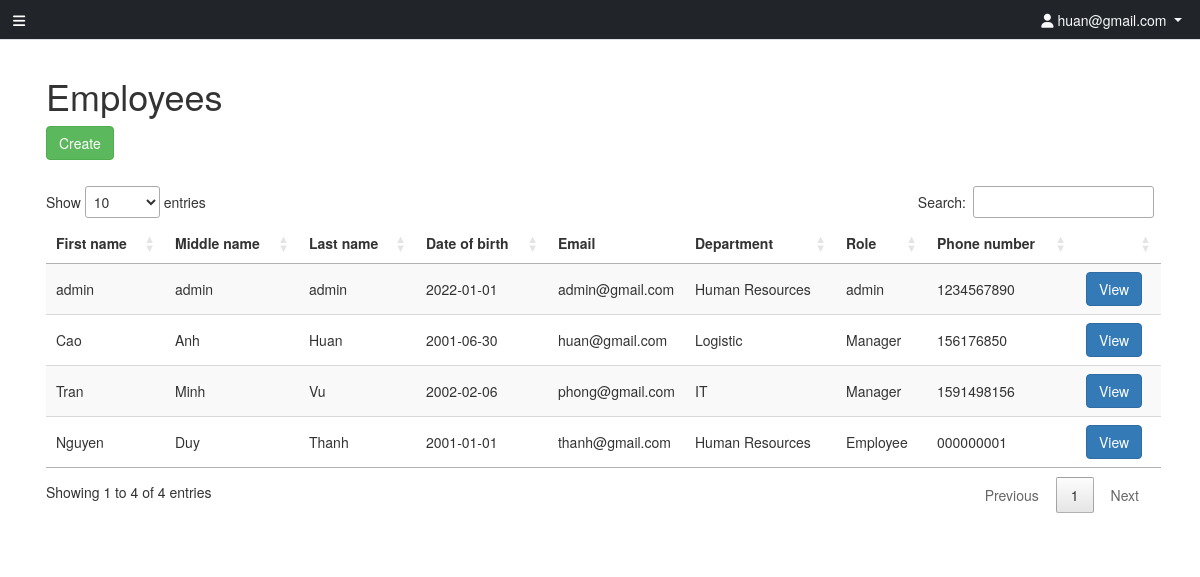
Screenshot of /employees/index.php (signed in) with the database file from the repository.
### tables this page shows
CREATE TABLE employees(
    employee_id INT UNIQUE NOT NULL AUTO_INCREMENT,
    email VARCHAR(255) PRIMARY KEY,
    password VARCHAR(255) NOT NULL,
    first_name VARCHAR(255) NOT NULL,
    middle_name VARCHAR(255) DEFAULT NULL,
    last_name VARCHAR(255) NOT NULL,
    avatar VARCHAR(255) DEFAULT NULL,
    birth DATE NOT NULL,
    department_id INT NOT NULL,
    role VARCHAR(255) NOT NULL,
    phone_number VARCHAR(255) NOT NULL,
    notes TEXT DEFAULT NULL
) AUTO_INCREMENT = 0;

CREATE TABLE IF NOT EXISTS departments(
    department_id INT UNIQUE NOT NULL AUTO_INCREMENT,
    department_name VARCHAR(255) NOT NULL,
    PRIMARY KEY (department_id)
) AUTO_INCREMENT = 0;

### employees/employees.php (the view, shortened to what this page needs)
<?php
$conn = connect_to_database();
$emp_list = $conn->query("SELECT * FROM employees JOIN departments WHERE employees.department_id = departments.department_id");
?>
<div class="container-fluid">
<div class="row">
  <div class="col-lg-12">
    <section class="panel" style="box-shadow: none;">
      <header class="panel-heading">
        <h1>Employees</h1>
          <button type="button" class="btn btn-success" data-toggle="modal" data-target="#exampleModal" >Create</button>
      </header>
      <div class="panel-body">
        <table id="service_table" class="display">
        <thead>
            <tr>
            <th scope="col">First name</th>
            <th scope="col">Middle name</th>
            <th scope="col">Last name</th>
            <th scope="col">Date of birth</th>
            <th scope="col">Email</th>
            <th scope="col">Department</th>
            <th scope="col">Role</th>
            <th scope="col">Phone number</th>
            <th scope="col"></th>
            </tr>
        </thead>
        <tbody>
            <?php
            $id = 0;
            foreach ($emp_list as $emp) {?>
                <tr>
                    <td><?php echo $emp["first_name"] ?></td>
                    <td><?php echo $emp["middle_name"] ?></td>
                    <td><?php echo $emp["last_name"] ?></td>
                    <td><?php echo $emp["birth"] ?></td>
                    <td><?php echo $emp["email"] ?></td>
                    <td><?php echo $emp["department_name"] ?></td>
                    <td><?php echo $emp["role"] ?></td>
                    <td><?php echo $emp["phone_number"] ?></td>
                    <td>
                        <button type="button" class="btn btn-primary" data-toggle="modal" data-target="#emp<?php echo $id?>" >View</button>
                    </td>
                </tr>
            <?php
            $id += 1;
            }
            ?>
        </tbody>
        </table>
      </div>
    </section>
  </div>
</div>
</div>

### employees/public/css/dt-sidebar.css (style rules this page uses)
body { overflow-x: hidden; }

### rows the page displays
employees: first_name "admin", middle_name "admin", last_name "admin", birth "2022-01-01", email "admin@gmail.com", department.department_name "Human Resources", role "admin", phone_number "1234567890"
employees: first_name "Cao", middle_name "Anh", last_name "Huan", birth "2001-06-30", email "huan@gmail.com", department.department_name "Logistic", role "Manager", phone_number "156176850"
employees: first_name "Tran", middle_name "Minh", last_name "Vu", birth "2002-02-06", email "phong@gmail.com", department.department_name "IT", role "Manager", phone_number "1591498156"
employees: first_name "Nguyen", middle_name "Duy", last_name "Thanh", birth "2001-01-01", email "thanh@gmail.com", department.department_name "Human Resources", role "Employee", phone_number "000000001"

### other values shown
$_SESSION['username'] "huan@gmail.com"
